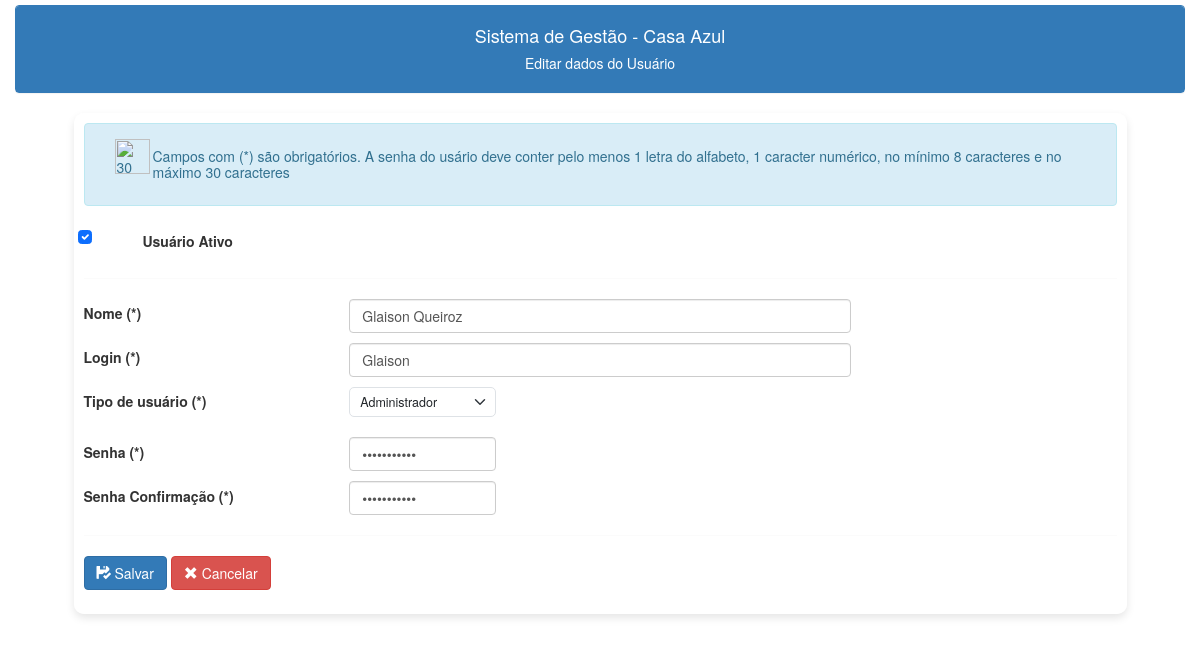
The page /usuarios/Usuarios_editar.php?id=1 (signed in) on the database its author committed.
### tables this page shows
CREATE TABLE IF NOT EXISTS `usuarios` (
  `id` int NOT NULL AUTO_INCREMENT,
  `nome` varchar(180) DEFAULT NULL,
  `login` varchar(50) DEFAULT NULL,
  `senha` varchar(30) DEFAULT NULL,
  `tipo` varchar(50) DEFAULT NULL,
  `ativo` char(1) DEFAULT NULL,
  PRIMARY KEY (`id`)
);

### usuarios/Usuarios_editar.php (the view, shortened to what this page needs)
<?php
include('../conexao.php');
include('../links2.php');
if ($_SERVER['REQUEST_METHOD'] == 'GET') {
    $c_id = $_GET["id"];
    $c_sql = "select * from usuarios where id=$c_id";
    $result = $conection->query($c_sql);
    $registro = $result->fetch_assoc();
    $c_nome = $registro["nome"];
    $c_login = $registro['login'];
    $c_senha = base64_decode($registro['senha']);
    $c_tipo = $registro['tipo'];
    $c_senha2 = base64_decode($registro['senha']);
}
?>
<!DOCTYPE html>
<html lang="en">
<head>
    <link rel="stylesheet" href="/gop/css/basico.css">
</head>
<div class="container-fluid">
    <body>
        <div style="padding-top:5px;">
            <div class="panel panel-primary class">
                <div class="panel-heading text-center">
                     <h4>Sistema de Gestão - Casa Azul</h4>
                    <h5>Editar dados do Usuário<h5>
                </div>
            </div>
        </div>
        <div class="container content-box">
            <div class='alert alert-info' role='alert'>
                <div style="padding-left:15px;">
                    <img Align="left" src="\gop\images\escrita.png" alt="30" height="35">
                </div>
                <h5>Campos com (*) são obrigatórios. A senha do usário deve conter pelo menos 1 letra do alfabeto, 1 caracter numérico, no mínimo 8 caracteres e no máximo 30 caracteres</h5>
            </div>
            <form method="post">
                <div class="row mb-3">
                    <div class="form-check col-sm-3">
                        <label class="form-check-label col-form-label">Usuário Ativo</label>
                        <div class="col-sm-3">
                            <input class="form-check-input" type="checkbox" value="S" name="chkativo" id="chkativo" checked>
                        </div>
                    </div>
                </div>
                <hr>
                <div class="row mb-3">
                    <label class="col-sm-3 col-form-label">Nome (*)</label>
                    <div class="col-sm-6">
                        <input type="text" maxlength="120" class="form-control" name="nome" value="<?php echo $c_nome; ?>" required>
                    </div>
                </div>
                <div class="row mb-3">
                    <label class="col-sm-3 col-form-label">Login (*)</label>
                    <div class="col-sm-6">
                        <input type="text" maxlength="40" class="form-control" name="login" value="<?php echo $c_login; ?>" required>
                    </div>
                </div>
                <?php
                $op3 = '';
                if ($c_tipo == 'Administrador') {
                    $op3 = 'Selected';
                }
                ?>
                <div class="row mb-3">
                    <label class="col-sm-3 col-form-label">Tipo de usuário (*)</label>
                    <div class="col-sm-2">
                        <select class="form-select form-select-lg mb-3" id="tipo" name="tipo" value="<?php echo $c_tipo; ?>">
                            <option <?php echo $op3 ?>>Administrador</option>
                        </select>
                    </div>
                </div>
                <div class="row mb-3">
                    <label class="col-sm-3 col-form-label">Senha (*)</label>
                    <div class="col-sm-2">
                        <input type="password" maxlength="32" class="form-control" name="senha" value="<?php echo $c_senha; ?>" required>
                    </div>
                </div>
                <div class="row mb-3">
                    <label class="col-sm-3 col-form-label">Senha Confirmação (*)</label>
                    <div class="col-sm-2">
                        <input type="password" maxlength="32" class="form-control" name="senha2" value="<?php echo $c_senha2; ?>" required>
                    </div>
                </div>
                <hr>
                <div class="row mb-3">
                    <div class="offset-sm-0 col-sm-3">
                        <button type="submit" class="btn btn-primary"><span class='glyphicon glyphicon-floppy-saved'></span> Salvar</button>
                        <a class='btn btn-danger' href='/casaazul/usuarios/usuarios_lista.php'><span class='glyphicon glyphicon-remove'></span> Cancelar</a>
                    </div>
                </div>
            </form>
        </div>
    </body>
</div>
</html>

### css/basico.css (style rules this page uses)
.content-box { background-color: rgba(255, 255, 255, 0.9); padding: 10px; margin: 10px auto; width: 90%; max-width: 1400px; border-radius: 10px; box-shadow: 0 4px 8px rgba(0, 0, 0, 0.1); }

### rows shown on the page
usuarios: nome "Glaison Queiroz", login "Glaison", tipo "Administrador"
